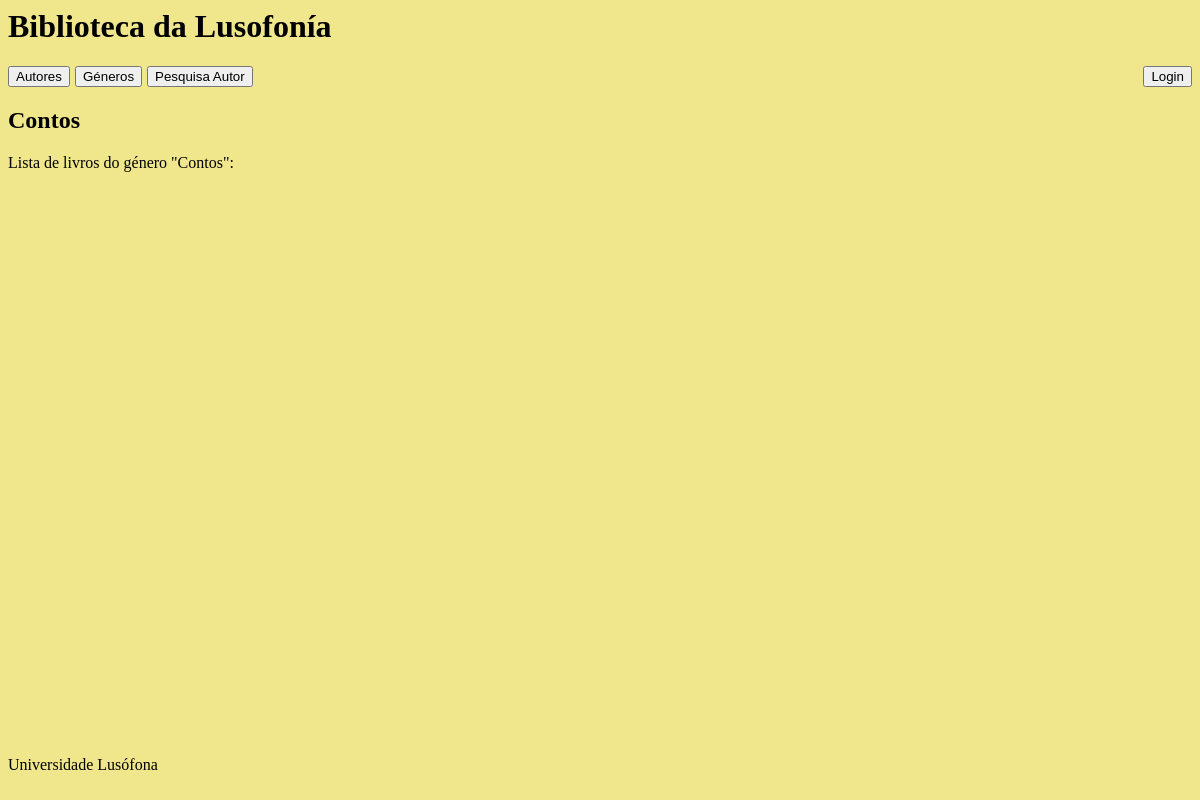
Before: /genero/Contos with the older database file.
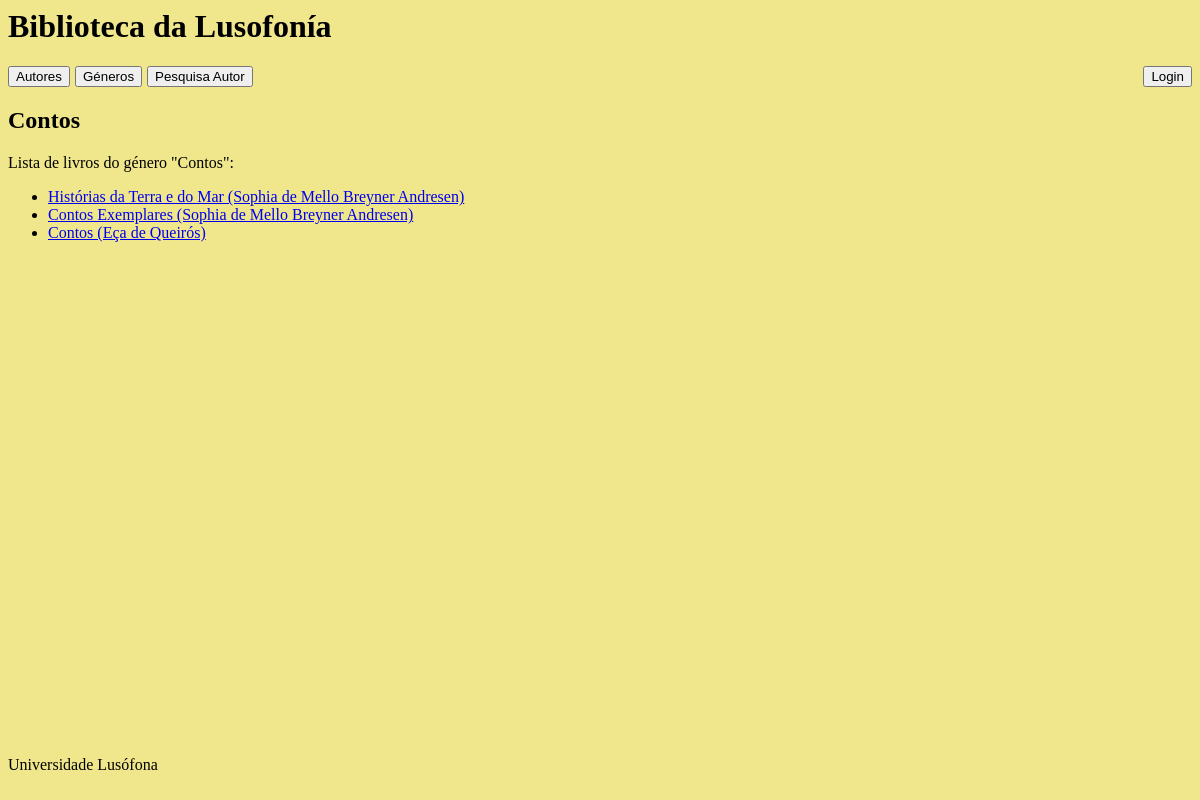
After: the same page with the newer database file.
### biblioteca/models.py (models this page shows)
class Livro(models.Model):
    titulo = models.CharField(max_length=50)
    autor = models.ForeignKey(Autor, on_delete=models.CASCADE, related_name="livros")
    genero =  models.CharField(max_length=50)
    ano_publicacao = models.IntegerField()
    excerto = models.TextField(default='', null=True, blank=True)
    def __str__(self):
        return f"{self.titulo} ({self.autor})"

class Autor(models.Model):
    nome = models.CharField(max_length=50)
    ano_nascimento = models.IntegerField()
    nacionalidade = models.CharField(max_length=50)
    retrato = models.ImageField(upload_to="retratos", null=True, blank=True)
    def __str__(self):
        return self.nome

### biblioteca/views.py (the view)
# urls.py: path('genero/<str:genero>', views.genero_view, name="genero"),
def genero_view(request, genero):
    context = {
        'genero': genero,
        'livros': Livro.objects.filter(genero=genero),
    }
    return render(request, "biblioteca/genero.html", context)

### biblioteca/templates/biblioteca/genero.html
{% extends 'biblioteca/layout.html' %}
{% block content %}
<h2>{{genero}}</h2>
    <p>Lista de livros do género "{{genero}}":</p>
    <ul>
    {% for livro in livros %}
        <li>
            <a href="{% url 'livro' livro.id %}">{{ livro }}</a>
        </li>
    {% endfor %}
    </ul>
{% endblock %}

Changed rows visible on the page:
added Livro: titulo+autor "Histórias da Terra e do Mar (Sophia de Mello Breyner Andresen)"
added Livro: titulo+autor "Contos Exemplares (Sophia de Mello Breyner Andresen)"
added Livro: titulo+autor "Contos (Eça de Queirós)"
